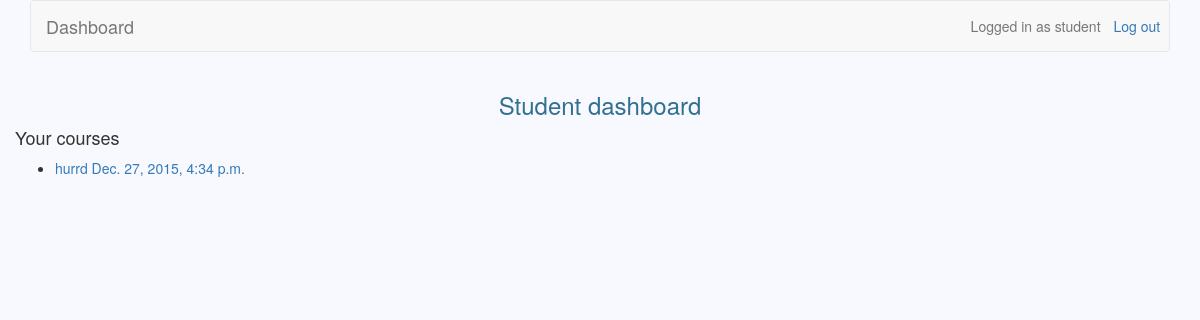
Before: /courses/s (signed in) with the older database file.
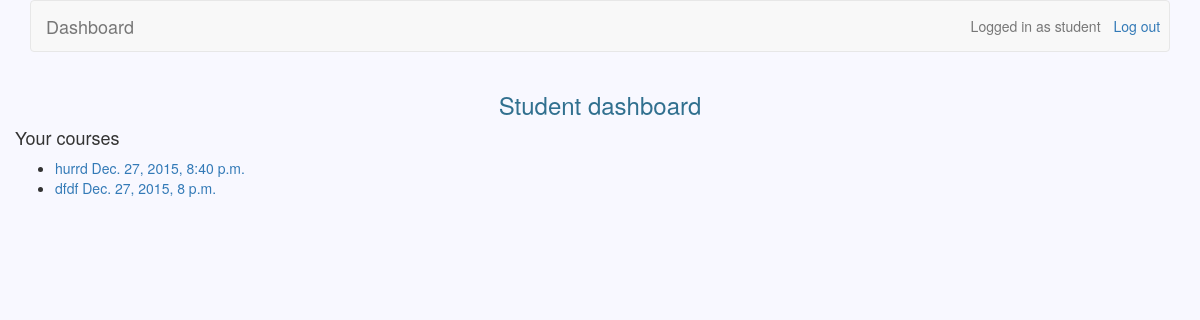
After: the same page with the newer database file.
### courses/models.py (models this page shows)
class Course(models.Model):
	owner = models.CharField(max_length=30)
	name = models.CharField(max_length=30)
	description = models.TextField(blank=True)
	updated = models.DateTimeField(auto_now=True)
	participants = models.ManyToManyField(settings.AUTH_USER_MODEL, blank=True, through='Participation')

### courses/views.py (the view)
@user_passes_test(student_check)
def student_page(request):
	participants = list(Participation.objects.filter(user=request.user.id))
	courses_unflattened = list()
	for participant in participants:
		courses_unflattened.append(list(Course.objects.filter(id=participant.course.id)))
	courses = list(chain.from_iterable(courses_unflattened))
	courses.sort(key=lambda x: x.updated, reverse=True)
	return render(request, 'student_page.html', {'courses': courses})

### courses/views.py (called while the page is built)
def student_check(user):
    return not user.is_teacher

### courses/templates/student_page.html
{% extends 'base.html' %}
{% block header_text %}
	{% if messages %}
	    {% for message in messages %}
	    	{{ message }}
	    {% endfor %}
	{% else %}
		Student dashboard
	{% endif %}
{% endblock %}
{% block dashboard %}
	<h4>Your courses</h4>
	<ul>
	    {% for course in courses %}
	        <li><a href="{% url 'view_course' course.id %}">{{ course.name }} {{ course.updated }}</a></li>
	    {% endfor %}
	</ul>
{% endblock %}

Changed rows visible on the page:
changed Course "hurrd": updated "Dec. 27, 2015, 4:34 p.m." → "Dec. 27, 2015, 8:40 p.m."
added Course: name "dfdf", updated "Dec. 27, 2015, 8 p.m."
